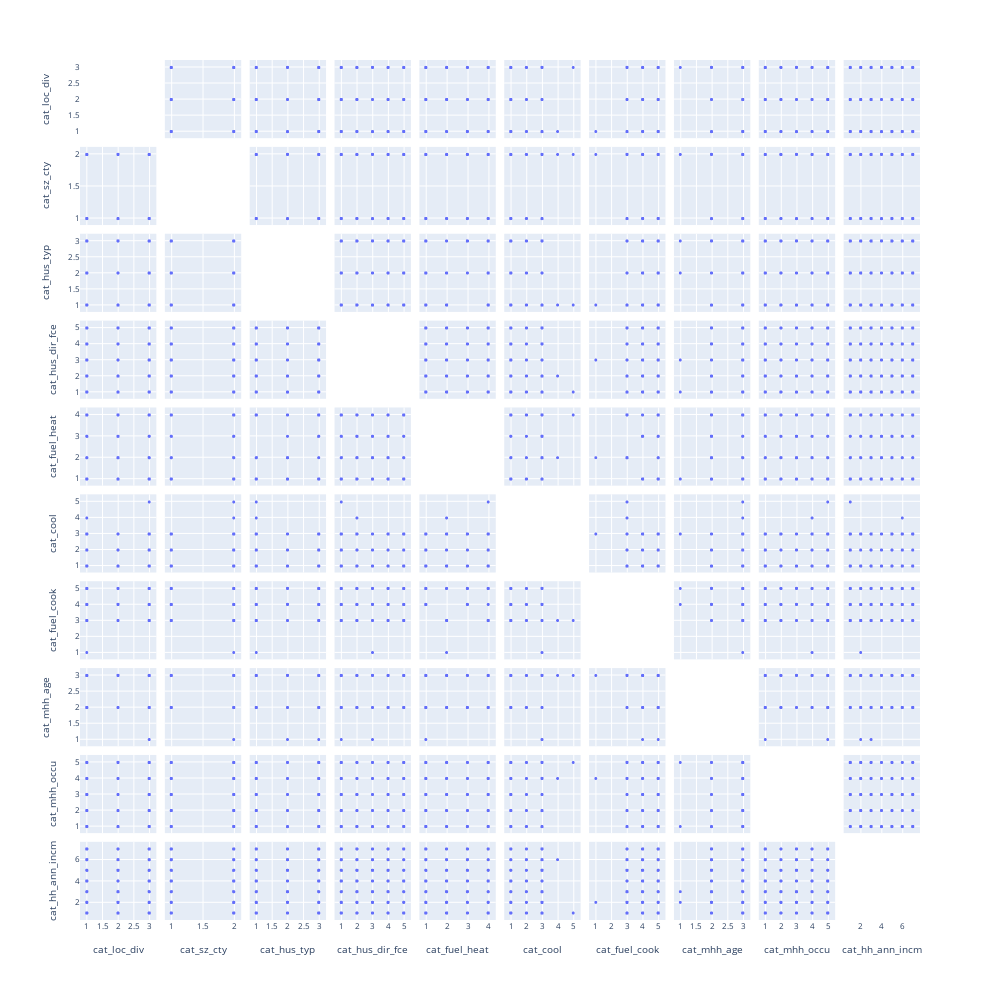

The notebook cell saved with this chart:
### Code cell
# lst_var_num.pop(lst_var_num.index("num_hus_blt_yr"))

fig_tmp = px.scatter_matrix(df_raw[lst_var_cat])

fig_tmp.update_traces(
    marker_size= 3,
    diagonal_visible= False,
)

fig_tmp.update_layout(
    font_size= 8,
    width= 1000,
    height= 1000,
)

fig_tmp.show()

### Figure 1 — Plotly figure (JSON) as saved in the notebook; plotly's stock layout.template omitted (floating-point values rounded to 4 significant figures; data arrays with more than 128 entries replaced by an {"elided": "..."} marker saying what was removed)
{"data": [{"diagonal": {"visible": false}, "dimensions": [{"axis": {"matches": true}, "label": "cat_loc_div", "values": {"elided": "2520 int values"}}, {"axis": {"matches": true}, "label": "cat_sz_cty", "values": {"elided": "2520 int values"}}, {"axis": {"matches": true}, "label": "cat_hus_typ", "values": {"elided": "2520 int values"}}, {"axis": {"matches": true}, "label": "cat_hus_dir_fce", "values": {"elided": "2520 int values"}}, {"axis": {"matches": true}, "label": "cat_fuel_heat", "values": {"elided": "2520 int values"}}, {"axis": {"matches": true}, "label": "cat_cool", "values": {"elided": "2520 int values"}}, {"axis": {"matches": true}, "label": "cat_fuel_cook", "values": {"elided": "2520 int values"}}, {"axis": {"matches": true}, "label": "cat_mhh_age", "values": {"elided": "2520 int values"}}, {"axis": {"matches": true}, "label": "cat_mhh_occu", "values": {"elided": "2520 int values"}}, {"axis": {"matches": true}, "label": "cat_hh_ann_incm", "values": {"elided": "2520 int values"}}], "hovertemplate": "%{xaxis.title.text}=%{x}<br>%{yaxis.title.text}=%{y}<extra></extra>", "legendgroup": "", "marker": {"color": "#636efa", "size": 3, "symbol": "circle"}, "name": "", "showlegend": false, "type": "splom"}], "layout": {"dragmode": "select", "font": {"size": 8}, "height": 1000, "legend": {"tracegroupgap": 0}, "margin": {"t": 60}, "width": 1000}}
